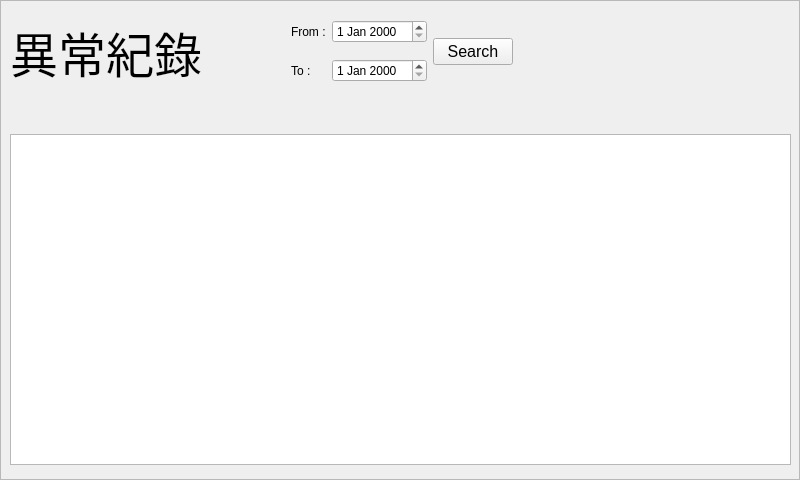
  <widget class="QFrame" name="errorhistory">
   <property name="geometry">
    <rect>
     <x>0</x>
     <y>0</y>
     <width>800</width>
     <height>480</height>
    </rect>
   </property>
   <property name="minimumSize">
    <size>
     <width>800</width>
     <height>480</height>
    </size>
   </property>
   <property name="autoFillBackground">
    <bool>true</bool>
   </property>
   <property name="frameShape">
    <enum>QFrame::StyledPanel</enum>
   </property>
   <property name="frameShadow">
    <enum>QFrame::Raised</enum>
   </property>
   <widget class="QTableWidget" name="tableWidget">
    <property name="geometry">
     <rect>
      <x>10</x>
      <y>134</y>
      <width>781</width>
      <height>331</height>
     </rect>
    </property>
   </widget>
   <widget class="QWidget" name="layoutWidget">
    <property name="geometry">
     <rect>
      <x>10</x>
      <y>10</y>
      <width>585</width>
      <height>84</height>
     </rect>
    </property>
    <layout class="QHBoxLayout" name="horizontalLayout_4">
     <item>
      <widget class="QLabel" name="label_21">
       <property name="font">
        <font>
         <family>微軟正黑體</family>
         <pointsize>36</pointsize>
        </font>
       </property>
       <property name="toolTipDuration">
        <number>1</number>
       </property>
       <property name="autoFillBackground">
        <bool>false</bool>
       </property>
       <property name="lineWidth">
        <number>4</number>
       </property>
       <property name="text">
        <string>異常紀錄</string>
       </property>
      </widget>
     </item>
     <item>
      <spacer name="horizontalSpacer_13">
       <property name="orientation">
        <enum>Qt::Horizontal</enum>
       </property>
       <property name="sizeHint" stdset="0">
        <size>
         <width>40</width>
         <height>20</height>
        </size>
       </property>
      </spacer>
     </item>
     <item>
      <layout class="QGridLayout" name="gridLayout_2">
       <item row="0" column="1">
        <widget class="QDateEdit" name="dateEdit_StartDate"/>
       </item>
       <item row="1" column="1">
        <widget class="QDateEdit" name="dateEdit_EndDate"/>
       </item>
       <item row="0" column="0">
        <widget class="QLabel" name="label_4">
         <property name="text">
          <string>From :</string>
         </property>
        </widget>
       </item>
       <item row="1" column="0">
        <widget class="QLabel" name="label_14">
         <property name="text">
          <string>To :</string>
         </property>
        </widget>
       </item>
      </layout>
     </item>
     <item>
      <widget class="QPushButton" name="pushButton_Search">
       <property name="font">
        <font>
         <family>Arial</family>
         <pointsize>12</pointsize>
        </font>
       </property>
       <property name="text">
        <string>Search</string>
       </property>
      </widget>
     </item>
     <item>
      <spacer name="horizontalSpacer_14">
       <property name="orientation">
        <enum>Qt::Horizontal</enum>
       </property>
       <property name="sizeHint" stdset="0">
        <size>
         <width>40</width>
         <height>20</height>
        </size>
       </property>
      </spacer>
     </item>
    </layout>
    <zorder>pushButton_Search</zorder>
    <zorder>label_21</zorder>
   </widget>
  </widget>
